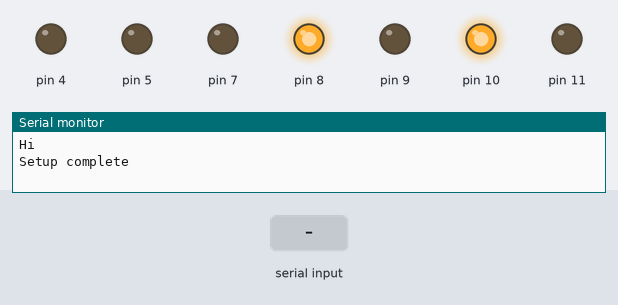
Bench run of a sketch on a simulated Arduino Uno, built with avr-gcc and run on an emulated ATmega328P. Shown: output pins drawn as LEDs (lit = HIGH), the last lines printed to the serial monitor. The inputs (shaded band) are chosen by the test bench.

Above: at 1.2 s.
1.3 s: "90,45\n" received over Serial
At 2.0 s:
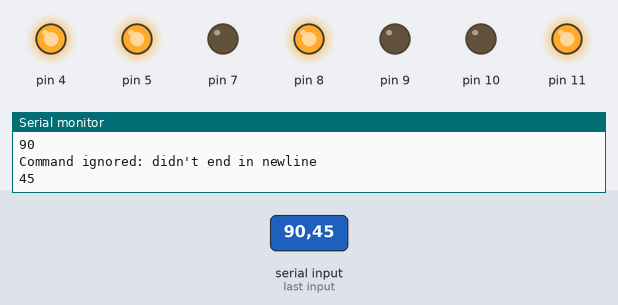
Timing chart, 0 to 4.3 s (numbered marks = the images above; inputs shaded):
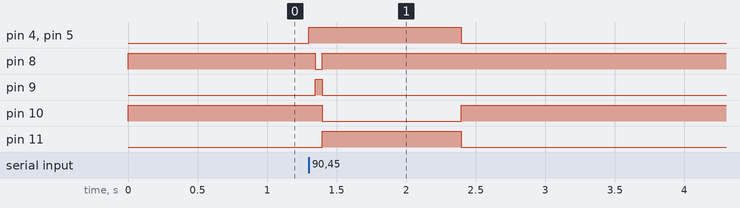

The sketch:

ant_trigger.ino
```cpp
/*  quick_release
    Control a quick release data acquisition run
    communicate over serial to start a run, taking as inputs
     - pre-delay (time to wait before changing length)
     - step-to-exposure delay
     - exposure duration
     - post-exposure time before length is reset
    Created by CDW on 2014.12.02
*/


// Timing variables
const int PREDELAY  = 10;      // in ms, before stim goes on
const int ANTDELAY = 250;      // in ms, between whap start and shutter
const int SHUTTERDELAY = 50;   // in ms, between shutter and camera
const int EXPOSUREDUR = 1;     // in ms, camera image duration  TODO: SEND THIS ONE OVER SERIAL TOO
const int POSTEXPOSURE = 1000; // in ms, before returning to length

// Non-global variable declaration
int antdelay = ANTDELAY;
bool run_now = false;

// ArduTimer Hardware configuration
#define SIG1 2;
#define LED1 3;
#define SIG2 4;
#define LED2 5;
#define SIG3 6;
#define LED3 7;
#define SIG4 8;
#define LED4 9;
#define SIG5 10;
#define LED5 11;
#define SIG6 12;
#define LED6 13;


// Pin configuration
int ANT_OUT    = SIG2; // to ant whapper
int ANT_LED    = LED2;
int SHUT_OUT   = SIG4; // to quick shutter
int SHUT_LED   = LED4;
int EXPOSE_OUT = SIG5; // to exposure trigger
int EXPOSE_LED = LED5;
int STIM_IN    = SIG3; // to stimulus trigger
int STIM_LED   = LED3;

// Begin setup of board
void setup()
{
    // Initialize serial interface
    Serial.begin(115200); // Start serial connection
    while (!Serial) {
        ; // wait for serial (for Leonardo only)
    }
    Serial.println("Hi"); // Demonstrate serial connection
    // Set pin modes
    pinMode(ANT_OUT, OUTPUT);
    pinMode(ANT_LED, OUTPUT);
    pinMode(SHUT_OUT, OUTPUT);
    pinMode(SHUT_LED, OUTPUT);
    pinMode(EXPOSE_OUT, OUTPUT);
    pinMode(EXPOSE_LED, OUTPUT);
    pinMode(STIM_IN, INPUT);
    pinMode(STIM_LED, OUTPUT);
    // Initial pin states
    turn_ant(false);
    turn_shutter(false);
    turn_exposure(false);
    // Close out setup
    Serial.println("Setup complete");
}

// Loop through
void loop()
{
    check_serial(); // read input if it exists
    if (run_now) {
        run(PREDELAY, antdelay, SHUTTERDELAY, EXPOSUREDUR, POSTEXPOSURE);
        Serial.println("Run complete"); // tag that we've done a run
        run_now = false; // reset the run flag
    }
}

// Read data from serial, just the step-to-exposure delay
void check_serial()
{
    if(Serial.available() >= 2) {      // only when something is available
        antdelay = Serial.parseInt(); // first int is delay
        Serial.println(antdelay);     // echo back as sanity check
        char ending = (char)Serial.read();
        if (ending == '\n') {          // ignore out-of-format commands
            run_now = true;
        }
        else {
            Serial.println("Command ignored: didn't end in newline");
        }
    }
}

// Control a run
void run(int predelay, int antdelay, int shutterdelay, int exposuredur, int postexposure)
{
//    delay(predelay);      // just to let things settle
    turn_ant(true);       // whap the ant
    delay(antdelay);      // wait for motor movement
    turn_shutter(true);   // tell the shutter to open
    delay(shutterdelay);  // let the shutter physically respond
    turn_exposure(true);  // tell the camera to take a pic
    delay(exposuredur);    // let the camera take a pic
    turn_shutter(false);  // tell the shutter to close
    delay(postexposure);  // let the muscle rest
    turn_exposure(false); // reset cam trigger
    turn_ant(false);      // reset whap
//turn_ant(true);
//delay(250);
//turn_shutter(true);
//delay(100);
//turn_exposure(true);
//delay(100);
//turn_exposure(false);
//turn_shutter(false);
//turn_ant(false);
}

// Series of control functions
/* Each takes a state, true for on and false for off. On and off values for
   each connection are set here. This is complicated since some need to be
   high when on while others need to be high when off. To double complicate
   things, I think that the transistor control shield on the ardutimer inverts
   the signal.

   NOTE: THESE SHOULD BE DOUBLED CHECKED DURING SET UP.
*/

// Ant control
void turn_ant(boolean state){
    if(state == true){
        digitalWrite(ANT_OUT, HIGH);
        digitalWrite(ANT_LED, HIGH);
    }
    else{
        digitalWrite(ANT_OUT, LOW);
        digitalWrite(ANT_LED, LOW);
    }
}

// Shutter control
void turn_shutter(boolean state){
    if(state == true){
        digitalWrite(SHUT_OUT, LOW);
        digitalWrite(SHUT_LED, HIGH);
    }
    else{
        digitalWrite(SHUT_OUT, HIGH);
        digitalWrite(SHUT_LED, LOW);
    }
}

//Exposure control
void turn_exposure(boolean state){
    if(state == true){
        digitalWrite(EXPOSE_OUT, LOW);
        digitalWrite(EXPOSE_LED, HIGH);
    }
    else{
        digitalWrite(EXPOSE_OUT, HIGH);
        digitalWrite(EXPOSE_LED, LOW);
    }
}
```

Measured:
- after the input at 1.3 s, pin 4, pin 5: LOW → HIGH at once, → LOW 1.1 s later; pin 8: HIGH → LOW after 0.05 s, → HIGH 0.05 s later; pin 9: LOW → HIGH after 0.05 s, → LOW 0.05 s later; pin 10: HIGH → LOW after 0.10 s, → HIGH 1.0 s later; pin 11: LOW → HIGH after 0.10 s, → LOW 1.0 s later
